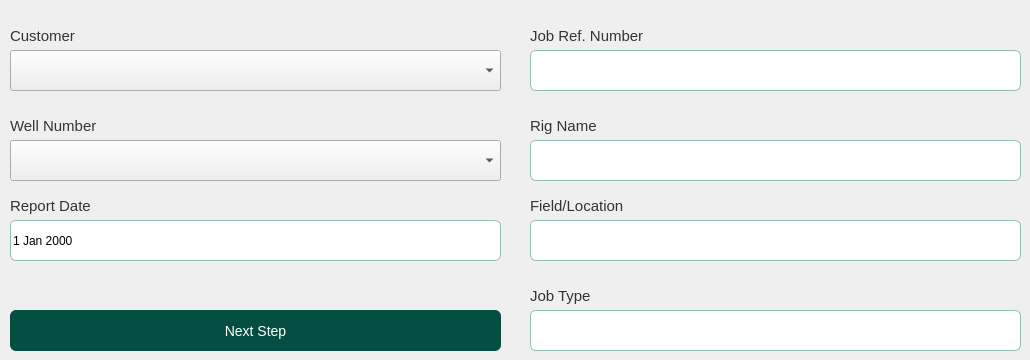
     <widget class="QWidget" name="tab_report_information">
      <attribute name="title">
       <string>Report Information</string>
      </attribute>
      <widget class="QLabel" name="lbl_customer">
       <property name="geometry">
        <rect>
         <x>10</x>
         <y>20</y>
         <width>81</width>
         <height>31</height>
        </rect>
       </property>
       <property name="font">
        <font>
         <pointsize>11</pointsize>
        </font>
       </property>
       <property name="styleSheet">
        <string notr="true">color: rgb(52, 52, 52);</string>
       </property>
       <property name="text">
        <string>Customer</string>
       </property>
      </widget>
      <widget class="QComboBox" name="cbx_customer">
       <property name="geometry">
        <rect>
         <x>10</x>
         <y>50</y>
         <width>491</width>
         <height>41</height>
        </rect>
       </property>
       <property name="styleSheet">
        <string notr="true"/>
       </property>
      </widget>
      <widget class="QLabel" name="lbl_well_number">
       <property name="geometry">
        <rect>
         <x>10</x>
         <y>110</y>
         <width>111</width>
         <height>31</height>
        </rect>
       </property>
       <property name="font">
        <font>
         <pointsize>11</pointsize>
        </font>
       </property>
       <property name="styleSheet">
        <string notr="true">color: rgb(52, 52, 52);</string>
       </property>
       <property name="text">
        <string>Well Number</string>
       </property>
      </widget>
      <widget class="QComboBox" name="cbx_well_number">
       <property name="geometry">
        <rect>
         <x>10</x>
         <y>140</y>
         <width>491</width>
         <height>41</height>
        </rect>
       </property>
       <property name="styleSheet">
        <string notr="true"/>
       </property>
      </widget>
      <widget class="QLabel" name="lbl_job_ref">
       <property name="geometry">
        <rect>
         <x>530</x>
         <y>20</y>
         <width>141</width>
         <height>31</height>
        </rect>
       </property>
       <property name="font">
        <font>
         <pointsize>11</pointsize>
        </font>
       </property>
       <property name="styleSheet">
        <string notr="true">color: rgb(52, 52, 52);</string>
       </property>
       <property name="text">
        <string>Job Ref. Number</string>
       </property>
      </widget>
      <widget class="QLineEdit" name="txt_job_ref">
       <property name="geometry">
        <rect>
         <x>530</x>
         <y>50</y>
         <width>491</width>
         <height>41</height>
        </rect>
       </property>
       <property name="styleSheet">
        <string notr="true">QLineEdit{


background-color:#fff;
border: 1px solid #8ec0af;
border-radius: 6px
}</string>
       </property>
       <property name="placeholderText">
        <string/>
       </property>
      </widget>
      <widget class="QLineEdit" name="txt_rig_name">
       <property name="geometry">
        <rect>
         <x>530</x>
         <y>140</y>
         <width>491</width>
         <height>41</height>
        </rect>
       </property>
       <property name="styleSheet">
        <string notr="true">QLineEdit{


background-color:#fff;
border: 1px solid #8ec0af;
border-radius: 6px
}</string>
       </property>
       <property name="placeholderText">
        <string/>
       </property>
      </widget>
      <widget class="QLineEdit" name="txt_field_location">
       <property name="geometry">
        <rect>
         <x>530</x>
         <y>220</y>
         <width>491</width>
         <height>41</height>
        </rect>
       </property>
       <property name="styleSheet">
        <string notr="true">QLineEdit{


background-color:#fff;
border: 1px solid #8ec0af;
border-radius: 6px
}</string>
       </property>
       <property name="placeholderText">
        <string/>
       </property>
      </widget>
      <widget class="QLineEdit" name="txt_job_type">
       <property name="geometry">
        <rect>
         <x>530</x>
         <y>310</y>
         <width>491</width>
         <height>41</height>
        </rect>
       </property>
       <property name="styleSheet">
        <string notr="true">QLineEdit{


background-color:#fff;
border: 1px solid #8ec0af;
border-radius: 6px
}</string>
       </property>
       <property name="placeholderText">
        <string/>
       </property>
      </widget>
      <widget class="QLabel" name="lbl_rig_name">
       <property name="geometry">
        <rect>
         <x>530</x>
         <y>110</y>
         <width>141</width>
         <height>31</height>
        </rect>
       </property>
       <property name="font">
        <font>
         <pointsize>11</pointsize>
        </font>
       </property>
       <property name="styleSheet">
        <string notr="true">color: rgb(52, 52, 52);</string>
       </property>
       <property name="text">
        <string>Rig Name</string>
       </property>
      </widget>
      <widget class="QLabel" name="lbl_field_location">
       <property name="geometry">
        <rect>
         <x>530</x>
         <y>190</y>
         <width>141</width>
         <height>31</height>
        </rect>
       </property>
       <property name="font">
        <font>
         <pointsize>11</pointsize>
        </font>
       </property>
       <property name="styleSheet">
        <string notr="true">color: rgb(52, 52, 52);</string>
       </property>
       <property name="text">
        <string>Field/Location</string>
       </property>
      </widget>
      <widget class="QLabel" name="lbl_job_type">
       <property name="geometry">
        <rect>
         <x>530</x>
         <y>280</y>
         <width>91</width>
         <height>31</height>
        </rect>
       </property>
       <property name="font">
        <font>
         <pointsize>11</pointsize>
        </font>
       </property>
       <property name="styleSheet">
        <string notr="true">color: rgb(52, 52, 52);</string>
       </property>
       <property name="text">
        <string>Job Type</string>
       </property>
      </widget>
      <widget class="QLabel" name="lbl_contacto_7">
       <property name="geometry">
        <rect>
         <x>10</x>
         <y>190</y>
         <width>101</width>
         <height>31</height>
        </rect>
       </property>
       <property name="font">
        <font>
         <pointsize>11</pointsize>
        </font>
       </property>
       <property name="styleSheet">
        <string notr="true">color: rgb(52, 52, 52);</string>
       </property>
       <property name="text">
        <string>Report Date</string>
       </property>
      </widget>
      <widget class="QDateEdit" name="dateEdit">
       <property name="geometry">
        <rect>
         <x>10</x>
         <y>220</y>
         <width>491</width>
         <height>41</height>
        </rect>
       </property>
       <property name="styleSheet">
        <string notr="true">QDateEdit{

background-color:#fff;
border: 1px solid #8ec0af;
border-radius: 6px

}</string>
       </property>
       <property name="buttonSymbols">
        <enum>QAbstractSpinBox::NoButtons</enum>
       </property>
       <property name="accelerated">
        <bool>false</bool>
       </property>
       <property name="correctionMode">
        <enum>QAbstractSpinBox::CorrectToPreviousValue</enum>
       </property>
       <property name="showGroupSeparator" stdset="0">
        <bool>false</bool>
       </property>
      </widget>
      <widget class="QPushButton" name="btn_next_step_report_information">
       <property name="geometry">
        <rect>
         <x>10</x>
         <y>310</y>
         <width>491</width>
         <height>41</height>
        </rect>
       </property>
       <property name="styleSheet">
        <string notr="true">

QPushButton#btn_next_step_report_information{

border:none;
background-color:#044e42;
color:white;
font-size:14px;
border-radius: 6px;
transition: background-color 0.5s ease;
padding:10px;
text-align:rigth;
}

QPushButton#btn_next_step_report_information:hover{
 background-color: #044e42;
border-radius: 6px;
transition: background-color 0.5s ease;
padding:10px;
}

QPushButton#btn_next_step_report_information:pressed {
 background-color: #044e42;
border-radius: 6px;
background-color: #033029;
padding:10px;
 }
</string>
       </property>
       <property name="text">
        <string>Next Step</string>
       </property>
       <property name="icon">
        <iconset>
         <normaloff>../../img/check-solid.svg</normaloff>../../img/check-solid.svg</iconset>
       </property>
      </widget>
      <zorder>lbl_contacto_7</zorder>
      <zorder>lbl_job_type</zorder>
      <zorder>lbl_field_location</zorder>
      <zorder>lbl_rig_name</zorder>
      <zorder>lbl_customer</zorder>
      <zorder>cbx_customer</zorder>
      <zorder>lbl_well_number</zorder>
      <zorder>cbx_well_number</zorder>
      <zorder>lbl_job_ref</zorder>
      <zorder>txt_job_ref</zorder>
      <zorder>txt_rig_name</zorder>
      <zorder>txt_field_location</zorder>
      <zorder>txt_job_type</zorder>
      <zorder>dateEdit</zorder>
      <zorder>btn_next_step_report_information</zorder>
     </widget>
